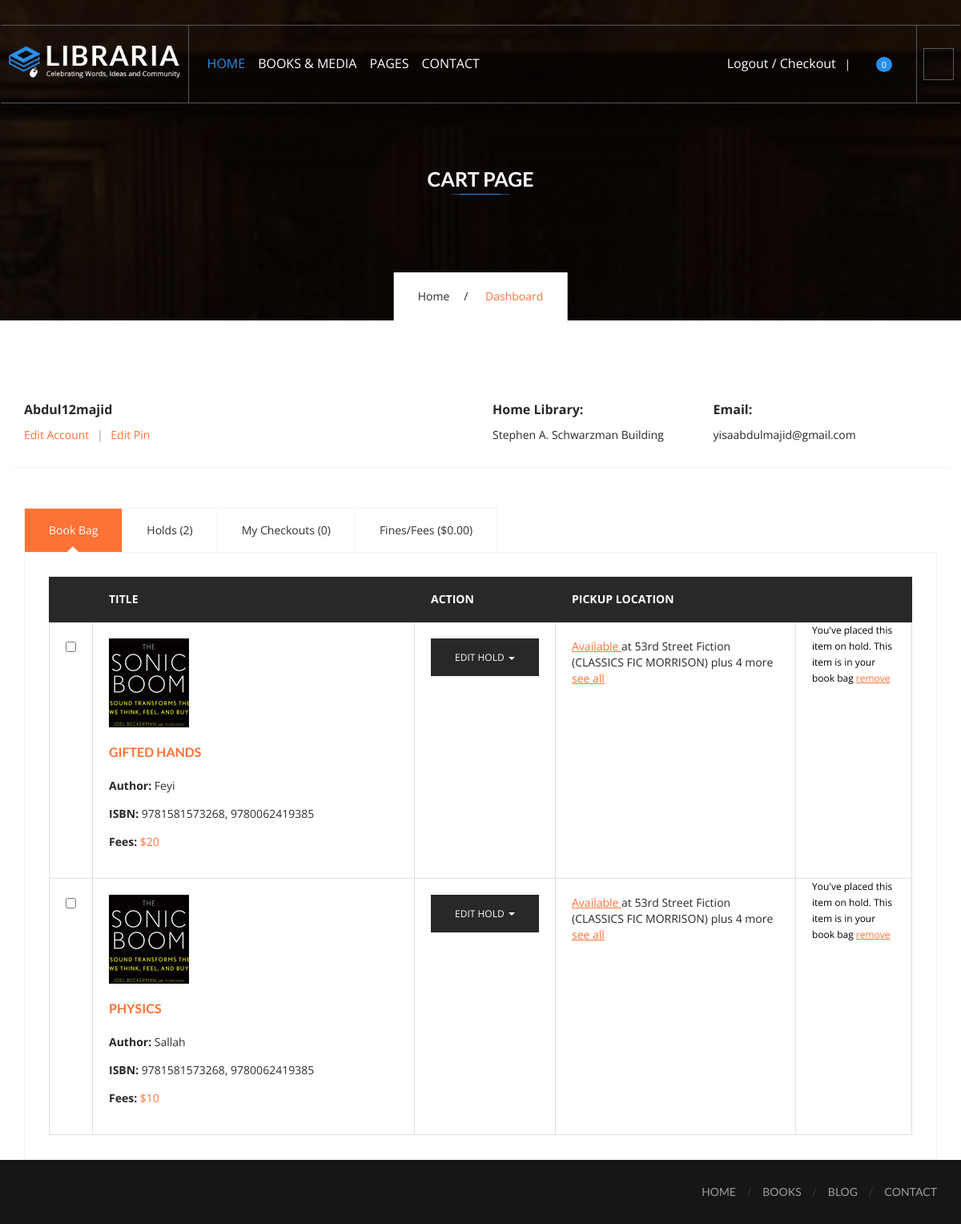
Page /cart (signed in) on the earlier database version.
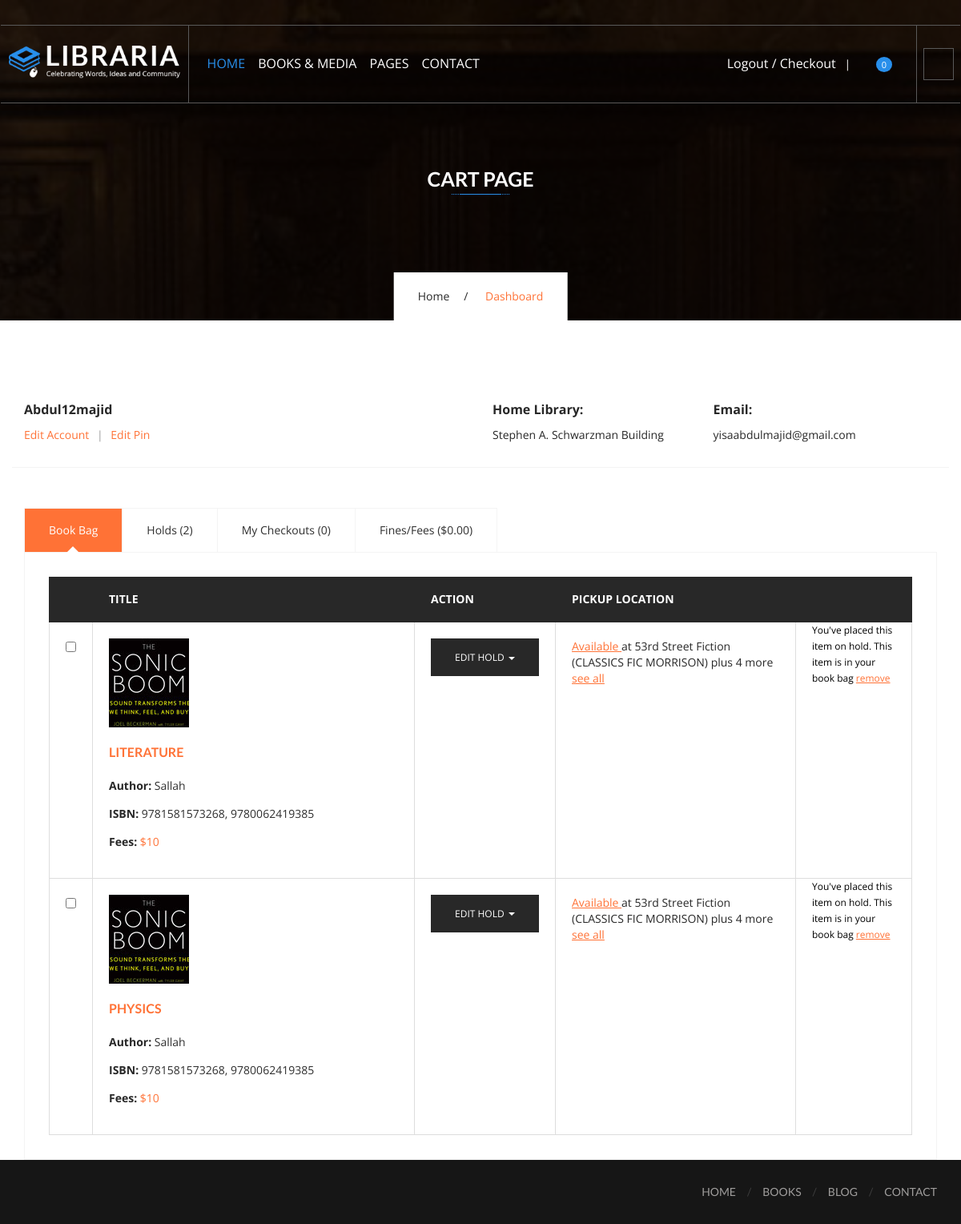
Same page on the later database version.
### lms_app/models.py (models this page shows, shortened)
class Book(models.Model):
	name = models.CharField(max_length=50, blank=False)
	author = models.CharField(max_length=50, blank=True)
	cover_page = models.ImageField(blank=True, upload_to="cover/")
	edition = models.CharField(max_length=50, blank=True)
	isbn = models.CharField(max_length=50, blank=True)
	publisher = models.CharField(max_length=50, blank=True)
	language = models.CharField(max_length=50, blank=True)
	topic = models.CharField(max_length=50, blank=True)
	length = models.CharField(max_length=50, blank=True)
	category = models.ForeignKey(Catalogue, blank=True, on_delete=models.CASCADE)
	book_count = models.IntegerField(default=1)
	book_price = models.IntegerField(default=10)
	summary = models.TextField(blank=True, null=True)
	status = models.ForeignKey(Status, blank=True, on_delete=models.CASCADE)

### lms_app/views.py (the view)
# urls.py: path('cart', views.cart, name='cart'),
@login_required(login_url='login-user')
def cart(request):
	user = request.user
	books = user.profile.books_taken.all().order_by('-id')
	count = books.count()
	context = {
		'user':user,
		'books':books,
		'count':count,
	}
	return render(request, 'cart.html', context)

### lms_app/templates/cart.html (shortened to what the changed rows need)
<!DOCTYPE html>
{% load static %}
<html lang="zxx">
<head>
<link href="{% static 'css/font-awesome.min.css' %}" rel="stylesheet" type="text/css" />
<link href="{% static 'css/mmenu.css' %}" rel="stylesheet" type="text/css" />
<link href="{% static 'css/mmenu.positioning.css' %}" rel="stylesheet" type="text/css" />
<link href="{% static 'css/style.css' %}" rel="stylesheet" type="text/css" />
</head>
<body class="layout-v3">
<header id="header" class="navbar-wrapper">
<div class="container-fluid">
<div class="row">
<nav class="navbar navbar-default">
<div class="menu-wrap">
<div class="navbar-header">
<div class="navbar-brand">
<h1>
<a href="index-2.html">
    <img src="{% static 'images/libraria-logo-v3.png' %}" alt="LIBRARIA" />
</a>
</h1>
</div>
</div>
</div>
</nav>
</div>
</div>
</header>
        <section class="page-banner services-banner">
            <div class="container">
                <div class="banner-header">
                    <h2>Cart Page</h2>
                </div>
            </div>
        </section>
        <div id="content" class="site-content">
            <div id="primary" class="content-area">
                <main id="main" class="site-main">
                    <div class="cart-main">
                        <div class="container">
                            <div class="row">
                                <div class="col-md-12">
                                    <div class="page type-page status-publish hentry">
                                        <div class="entry-content">
                                            <div class="woocommerce table-tabs" id="responsiveTabs">
                                                <div class="tab-content">
                                                    <div id="sectionA" class="tab-pane fade in active">
                                                        <form method="post" action="http://libraria.demo.presstigers.com/cart-page.html">
                                                            <table class="table table-bordered shop_table cart">
                                                                <thead>
                                                                    <tr>
                                                                        <th class="product-name">&nbsp;</th>
                                                                        <th class="product-name">Title</th>
                                                                        <th class="product-quantity">Action</th>
                                                                        <th class="product-price">Pickup Location </th>
                                                                        <th class="product-subtotal">&nbsp;</th>
                                                                    </tr>
                                                                </thead>
                                                                <tbody>
                                                                    {% for book in books %}
                                                                    <tr class="cart_item">
                                                                        <td data-title="cbox" class="product-cbox">
                                                                            <span>
                                                                                <input type="checkbox" id="cbox3" value="first_checkbox">
                                                                            </span>
                                                                        </td>
                                                                        <td data-title="Product" class="product-name">
                                                                            <span class="product-thumbnail">
                                                                                <a href="#"><img src="{% static 'images/cart/cart-product-1.jpg' %}" alt="cart-product-1"></a>
                                                                            </span>
                                                                            <span class="product-detail">
                                                                                <a href="#"><strong>{{ book.name }}</strong></a>
                                                                                <span><strong>Author:</strong> {{ book.author }}</span>
                                                                                <span><strong>ISBN:</strong> {{ book.isbn }}</span>
                                                                                <span><strong>Fees:</strong> <em>${{ book.book_price }}</em></span>
                                                                            </span>
                                                                        </td>
                                                                        <td data-title="action" class="product-action">
                                                                            <div class="dropdown">
                                                                                <a href="#" data-toggle="dropdown" class="dropdown-toggle">Edit Hold <b class="caret"></b></a>
                                                                            </div>
                                                                        </td>
                                                                        <td data-title="Price" class="product-price">
                                                                            <p><a href="#">Available </a> at 53rd Street Fiction (CLASSICS FIC MORRISON) plus 4 more <a href="#"> see all </a></p>
                                                                        </td>
                                                                        <td class="product-remove">
                                                                            You've placed this item on hold. This item is in your book bag <a href="#">remove</a>
                                                                        </td>
                                                                    </tr>
                                                                    {% endfor %}
                                                                </tbody>
                                                            </table>
                                                        </form>
                                                    </div>
                                                </div>
                                            </div>
                                        </div>
                                    </div>
                                </div>
                            </div>
                        </div>
                    </div>
                </main>
            </div>
        </div>
    </body>
</html>

Differences in the rows shown:
removed Book: name "GIFTED HANDS", author "Feyi", isbn "9781581573268, 9780062419385", book_price "20"
now on this page (row edited): Book: name "LITERATURE", author "Sallah", isbn "9781581573268, 9780062419385", book_price "10"
